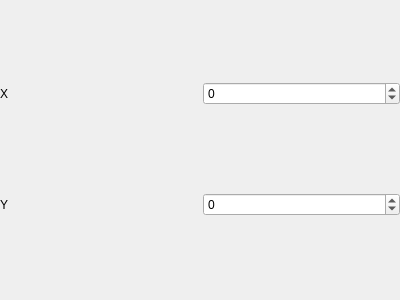
<?xml version="1.0" encoding="UTF-8"?>
<ui version="4.0">
 <class>PointProperty</class>
 <widget class="QWidget" name="PointProperty">
  <property name="geometry">
   <rect>
    <x>0</x>
    <y>0</y>
    <width>400</width>
    <height>300</height>
   </rect>
  </property>
  <property name="windowTitle">
   <string notr="true">Form</string>
  </property>
  <layout class="QGridLayout" name="gridLayout">
   <property name="leftMargin">
    <number>0</number>
   </property>
   <property name="topMargin">
    <number>0</number>
   </property>
   <property name="rightMargin">
    <number>0</number>
   </property>
   <property name="bottomMargin">
    <number>0</number>
   </property>
   <item row="0" column="0">
    <widget class="QLabel" name="label">
     <property name="text">
      <string>X</string>
     </property>
    </widget>
   </item>
   <item row="0" column="1">
    <widget class="QSpinBox" name="xBox">
     <property name="minimum">
      <number>-99999</number>
     </property>
     <property name="maximum">
      <number>99999</number>
     </property>
    </widget>
   </item>
   <item row="1" column="0">
    <widget class="QLabel" name="label_2">
     <property name="text">
      <string>Y</string>
     </property>
    </widget>
   </item>
   <item row="1" column="1">
    <widget class="QSpinBox" name="yBox">
     <property name="minimum">
      <number>-99999</number>
     </property>
     <property name="maximum">
      <number>99999</number>
     </property>
    </widget>
   </item>
  </layout>
 </widget>
 <resources/>
 <connections/>
</ui>
